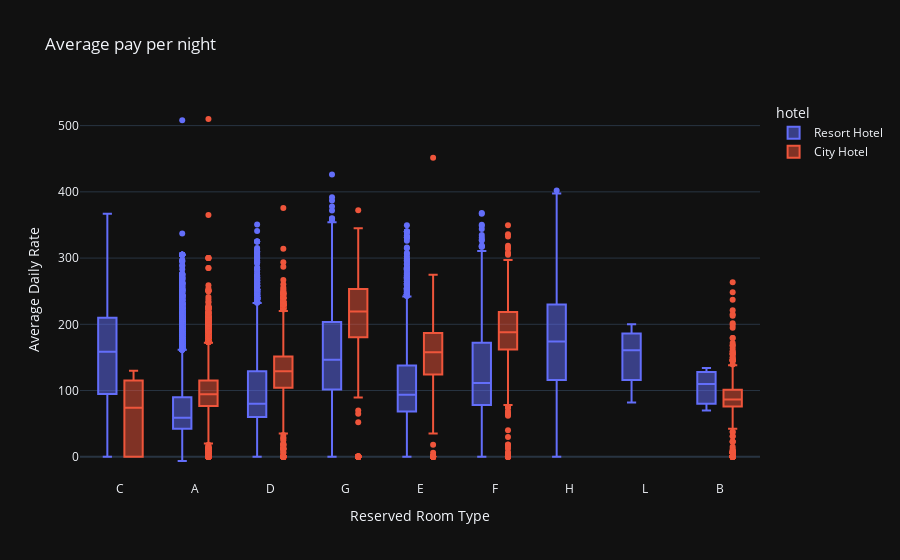

Notebook cell for this chart:
### Markdown cell above
### <a id = '2.2'></a>
<div style = "font-size : 25px; color : #ff0099; font-family : 'Comic Sans MS'; "><strong>2. How much do guests pay for a room per night?</strong></div>

### Code cell
data = df[df['is_canceled'] == '0']

fig = px.box(
    data,
    x = 'reserved_room_type',
    y = 'adr',
    color = 'hotel',
    template = 'plotly_dark',
    labels = {'reserved_room_type': 'Reserved Room Type', 'adr' : 'Average Daily Rate'},
    title = 'Average pay per night'
)

fig.show()

### Figure 1 — Plotly figure (JSON) as saved in the notebook; plotly's stock layout.template omitted (floating-point values rounded to 4 significant figures; data arrays with more than 128 entries replaced by an {"elided": "..."} marker saying what was removed)
{"data": [{"alignmentgroup": "True", "hovertemplate": "hotel=Resort Hotel<br>Reserved Room Type=%{x}<br>Average Daily Rate=%{y}<extra></extra>", "legendgroup": "Resort Hotel", "marker": {"color": "#636efa"}, "name": "Resort Hotel", "notched": false, "offsetgroup": "Resort Hotel", "orientation": "v", "showlegend": true, "type": "box", "x": {"elided": "28938 str values"}, "x0": " ", "xaxis": "x", "y": {"elided": "28938 float values"}, "y0": " ", "yaxis": "y"}, {"alignmentgroup": "True", "hovertemplate": "hotel=City Hotel<br>Reserved Room Type=%{x}<br>Average Daily Rate=%{y}<extra></extra>", "legendgroup": "City Hotel", "marker": {"color": "#EF553B"}, "name": "City Hotel", "notched": false, "offsetgroup": "City Hotel", "orientation": "v", "showlegend": true, "type": "box", "x": {"elided": "46228 str values"}, "x0": " ", "xaxis": "x", "y": {"elided": "46228 float values"}, "y0": " ", "yaxis": "y"}], "layout": {"boxmode": "group", "legend": {"title": {"text": "hotel"}, "tracegroupgap": 0}, "title": {"text": "Average pay per night"}, "xaxis": {"anchor": "y", "domain": [0, 1], "title": {"text": "Reserved Room Type"}}, "yaxis": {"anchor": "x", "domain": [0, 1], "title": {"text": "Average Daily Rate"}}}}
